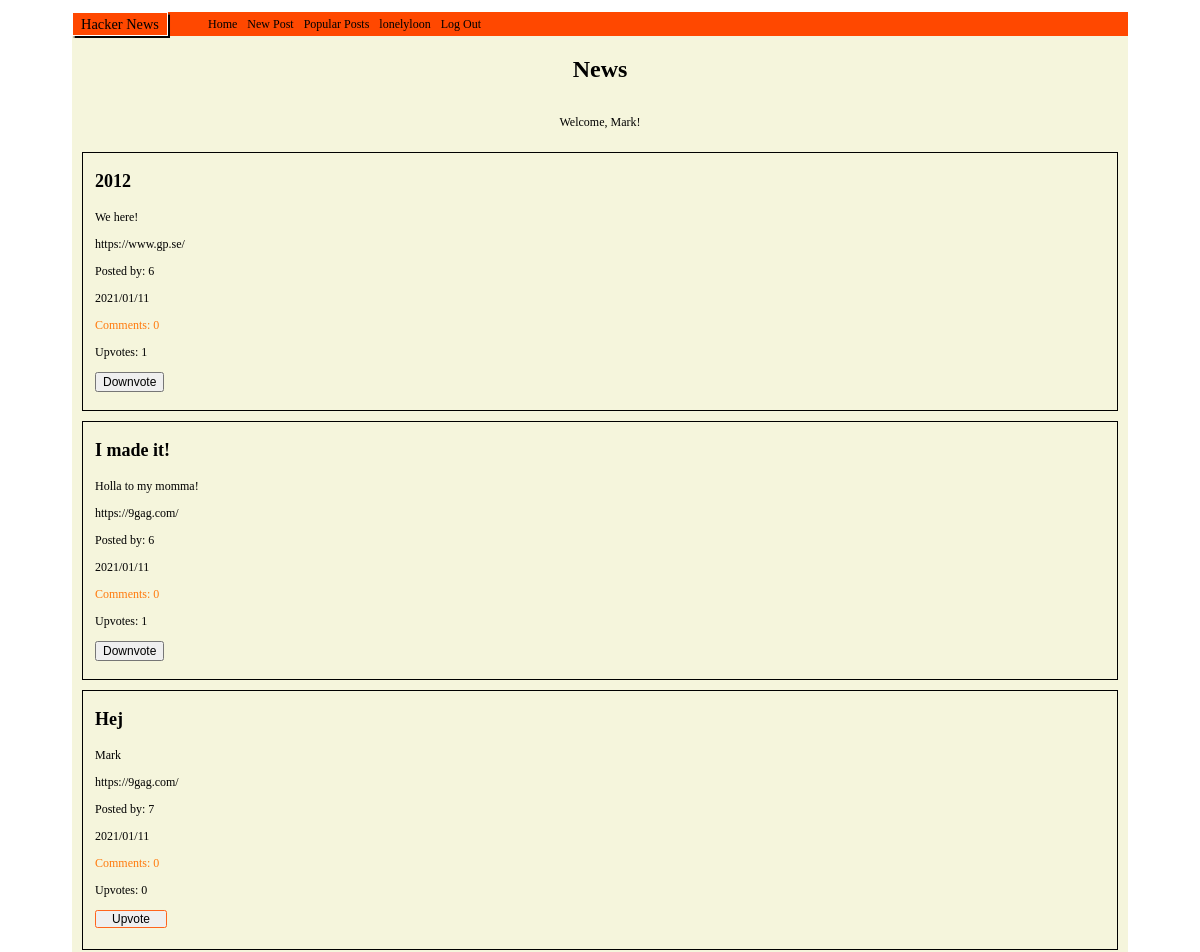
The page /index.php (signed in, upper part) on the database as committed earlier.
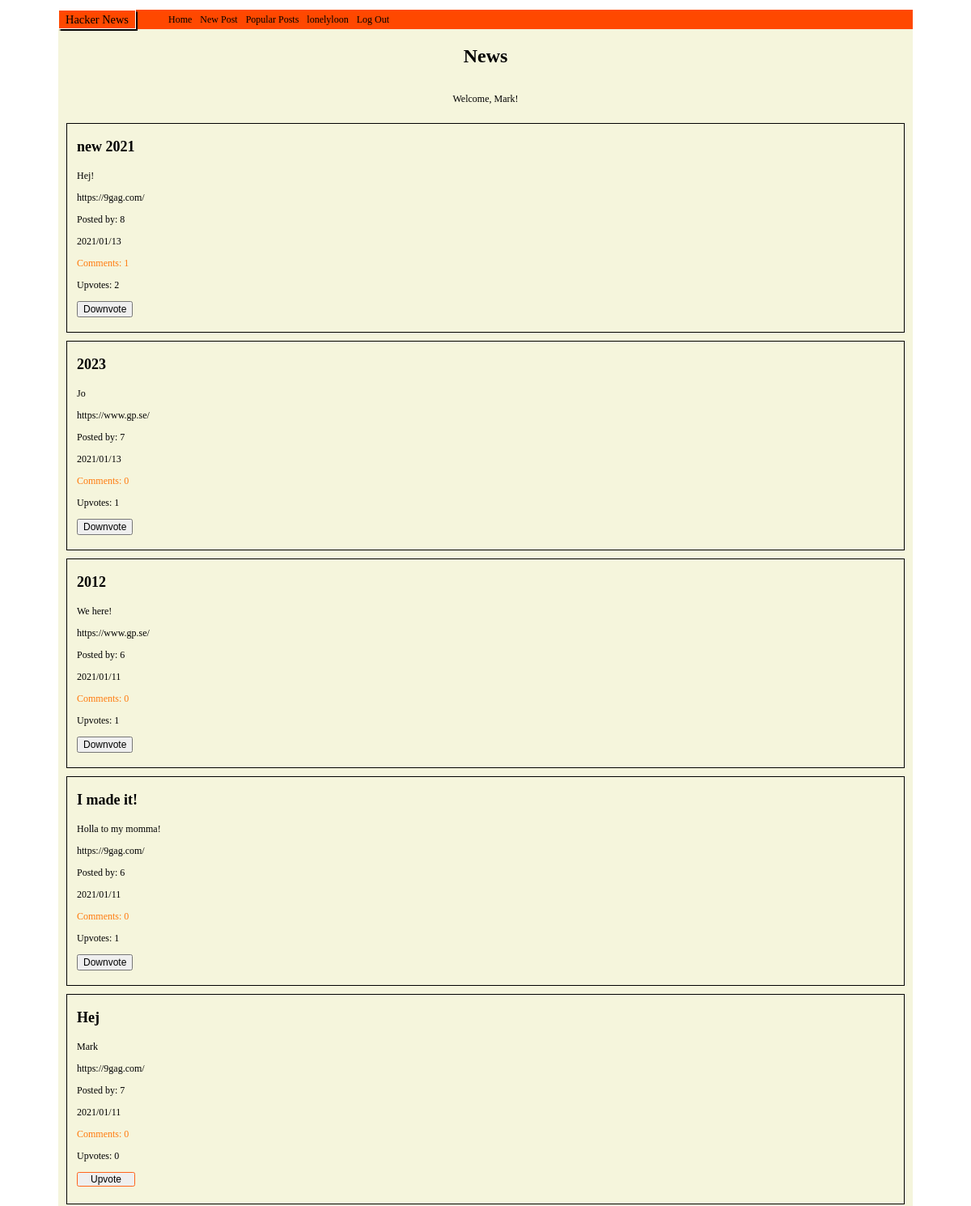
The same page on the database as committed later.
### tables this page shows
CREATE TABLE Posts (
	id integer PRIMARY KEY AUTOINCREMENT,
	title string,
	description string,
	post_url varchar,
	post_date datetime,
	user_id varchar,
	user_username varchar
);

### web/config.php (called while the page is built, shortened)
<?php
return [
    'title' => 'News',
    'database_path' => sprintf('sqlite:%s/database/hackernews.db', __DIR__),
];

### web/autoload.php (called while the page is built, shortened)
<?php
$config = require __DIR__ . '/config.php';

### web/functions/postsFunction.php (called while the page is built, shortened)
<?php
function fetchAllPosts($pdo)
{
    $statement = $pdo->prepare("SELECT * FROM Posts ORDER BY Posts.post_date DESC");
    $statement->execute();
    $fetchPosts = $statement->fetchAll(PDO::FETCH_ASSOC);
    return $fetchPosts;
}

### web/functions/commentsFunction.php (called while the page is built, shortened)
<?php
function countComments($pdo, $postId)
{
    $statement = $pdo->prepare('SELECT COUNT(*) FROM Comments WHERE post_id = :postId');
    $statement->bindParam(':postId', $postId, PDO::PARAM_INT);
    $statement->execute();
    $comments = $statement->fetch(PDO::FETCH_ASSOC);
    return $comments['COUNT(*)'];
}

### web/functions/upvoteFunctions.php (called while the page is built, shortened)
<?php
function countUpvotes($pdo, $postId)
{
    $statement = $pdo->prepare('SELECT COUNT(*) FROM Likes WHERE post_id = :postId');
    $statement->bindParam(':postId', $postId, PDO::PARAM_INT);
    $statement->execute();
    $upvotes = $statement->fetch(PDO::FETCH_ASSOC);
    return $upvotes['COUNT(*)'];
}
function upvoteUser($pdo, $postId, $userId)
{
    $statement = $pdo->prepare('SELECT * FROM Likes WHERE post_id = :postId AND user_id = :userId;');
    $statement->bindParam(':postId', $postId);
    $statement->bindParam(':userId', $userId);
    $statement->execute();
    $upvoteUser = $statement->fetch(PDO::FETCH_ASSOC);
    return $upvoteUser;
}

### index.php (the view, shortened to what this page needs)
<?php require __DIR__ . '/homepage/header.php'; ?>
<?php require __DIR__ . '/homepage/navbar.php'; ?>
<?php
if (isset($_SESSION['user'])) : ?>
    <section class="index_page">
        <div class="greeting_user_container">
            <h1 class="index_title"><?php echo $config['title']; ?></h1>
            <p> Welcome, <?php echo $_SESSION['user']['first_name']; ?>!</p>
        </div>
        <?php $fetchPost = fetchAllPosts($pdo);
        foreach ($fetchPost as $post) : ?>
            <?php $postId = $post['id'];  ?>
            <?php $userId = $_SESSION['user']['id'];  ?>
            <?php $countComments = countComments($pdo, $postId); ?>
            <?php $countUpvotes = countUpvotes($pdo, $postId); ?>
            <div class="news_feed">
                <h3 class="index_post_title"> <?php echo $post['title']; ?> </h3>
                <p> <?php echo $post['description']; ?> </p>
                <a href="<?php echo $post['post_url'] ?> "> <?php echo $post['post_url']; ?> </a>
                <p> Posted by: <?php echo $post['user_id']; ?> </p>
                <p> <?php echo $post['post_date']; ?> </p>
                <div class="upvotes_comments">
                    <a class="index_comments" href="comments.php?id= <?php echo $post['id']; ?> "> Comments: <?php echo $countComments; ?> </a>
                </div>
                <div>
                    <form action="web/post/upvote.php" method="post">
                        <p class="index_upvotes">Upvotes: <?php echo $countUpvotes; ?></p>
                        <?php $upvoteUser = upvoteUser($pdo, $postId, $userId) ?>
                        <?php if (is_array($upvoteUser)) : ?>
                            <button class="downvote_button" type="submit">Downvote</button>
                        <?php else : ?>
                            <button class="upvote_button" type="submit">Upvote</button>
                        <?php endif; ?>
                    </form>
                </div>
            </div>
        <?php endforeach; ?>
    <?php else : ?>
        <div class="welcome_container">
            <h1>Welcome, please sign in.</h1>
        </div>
    <?php endif; ?>
    </section>
    <?php require __DIR__ . '/homepage/footer.php'; ?>

### homepage/header.php (shortened to what this page needs)
<?php require __DIR__ . '/../web/autoload.php'; ?>
<!DOCTYPE html>
<html lang="en">
<head>
    <link rel="stylesheet" href="/CSS Assests/index.css">
    <link rel="stylesheet" href="/CSS Assests/navBar.css">
    <link rel="stylesheet" href="/CSS Assests/footer.css">
    <link rel="stylesheet" href="/css assests/profile.css">
    <link rel="stylesheet" href="/css assests/settings.css">
    <link rel="stylesheet" href="/css assests/signUp.css">
    <link rel="stylesheet" href="/css assests/postCreator.css">
    <link rel="stylesheet" href="/css assests/loginPage.css">
    <link rel="stylesheet" href="/css assests/comments.css">
</head>

### homepage/navbar.php (shortened to what this page needs)
<body>
    <div class="top_nav">
        <p class="page_title">Hacker News</p>
        <ul class="nav_bar">
            <li>
                <a <?php echo $_SERVER['SCRIPT_NAME'] === '/index.php' ? 'active' : ''; ?>" href="/index.php">Home</a>
            </li>
            <li>
                <a href="/postCreator.php"> New Post </a>
            </li>
            <li>
                <a <?php echo $_SERVER['SCRIPT_NAME'] === '/popularPosts.php' ? 'active' : ''; ?>" href="/popularPosts.php">Popular Posts</a>
            </li>
            <?php if (isset($_SESSION['user'])) : ?>
                <li>
                    <a href="/profile.php?username=<?php echo $_SESSION['user']['username']; ?>"> <?php echo $_SESSION['user']['username']; ?> </a>
                </li>
                <?php if (isset($_SESSION['user'])) : ?>
                    <li>
                        <a href="web/user/logout.php">Log Out</a>
                    </li>
                <?php endif; ?>
            <?php endif; ?>
        </ul>
    </div>

### homepage/footer.php (shortened to what this page needs)
</body>
</html>

### css assests/index.css (style rules this page uses)
* { box-sizing: border-box; font-size: 12px; }
body { height: 100vh; margin: 0; padding-top: 1rem; padding-left: 6rem; padding-right: 6rem; }
.index_page { background-color: beige; }
.greeting_user_container { display: flex; flex-direction: column; background-color: #ffffff; background-color: beige; justify-content: center; align-items: center; }
.news_feed { margin: 10px; margin-bottom: 5px; min-height: 15vh; padding-bottom: 1.5rem; padding-left: 1rem; border: solid 1px black; }
.index_title { font-size: 2rem; }
.index_comments { text-decoration: none; color: rgb(255, 122, 13); }
.upvote_button { font-size: 1rem; height: 1.5rem; border: solid 1px rgb(255, 100, 28); border-radius: 0.2rem; margin-bottom: 0.3rem; margin-right: 0.3rem; width: 6rem; }
.index_post_title { font-size: 1.5rem; }

### css assests/navBar.css (style rules this page uses)
.top_nav { display: flex; align-items: center; flex-direction: row; width: 100%; background-color: rgb(255, 72, 0); height: 2rem; }
ul { display: flex; align-items: center; justify-content: space-between; gap: 10px; list-style: none; }
.page_title { display: flex; justify-content: center; align-items: center; font-size: 1.2rem; border: solid 1px white; box-shadow: 1px 1px 1px 0.5px black; height: 2rem; width: 8rem; }
a { text-decoration: none; color: black; }

Rows that differ between the two databases and show on the page:
added posts: title "new 2021", description "Hej!", post_url "https://9gag.com/", user "8", post_date "2021/01/13", countComments "1", countUpvotes "2"
added posts: title "2023", description "Jo", post_url "https://www.gp.se/", user "7", post_date "2021/01/13", countComments "0", countUpvotes "1"
